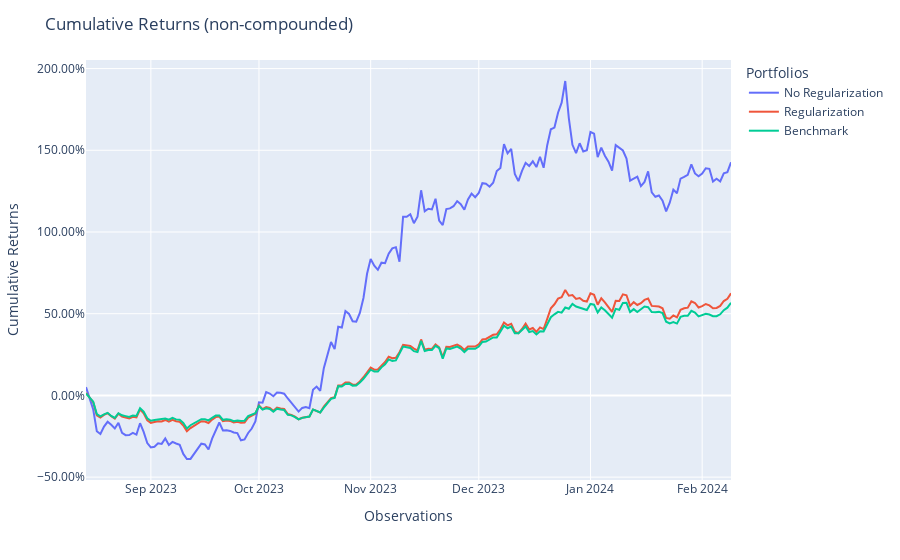

The notebook cell this image was saved under:
### Code cell
#plotting regularization results
benchmark = skfolio.optimization.EqualWeighted()
pred_bench = cross_val_predict(benchmark, X_test, cv=cv)
pred_bench.name = "Benchmark"

pred_no_reg = cross_val_predict(ref_model, X_test, cv=cv)
pred_no_reg.name = "No Regularization"

pred_reg = cross_val_predict(best_model, X_test, cv=cv, n_jobs=-1)
pred_reg.name = "Regularization"

population = skfolio.Population([pred_no_reg, pred_reg, pred_bench])
population.plot_cumulative_returns()

### Figure 1 — Plotly figure (JSON) as saved in the notebook; plotly's stock layout.template omitted (floating-point values rounded to 4 significant figures; data arrays with more than 128 entries replaced by an {"elided": "..."} marker saying what was removed)
{"data": [{"hovertemplate": "variable=No Regularization<br>index=%{x}<br>value=%{y}<extra></extra>", "legendgroup": "No Regularization", "line": {"color": "#636efa", "dash": "solid"}, "marker": {"symbol": "circle"}, "mode": "lines", "name": "No Regularization", "orientation": "v", "showlegend": true, "type": "scatter", "x": {"elided": "180 str values"}, "xaxis": "x", "y": {"elided": "180 float values"}, "yaxis": "y"}, {"hovertemplate": "variable=Regularization<br>index=%{x}<br>value=%{y}<extra></extra>", "legendgroup": "Regularization", "line": {"color": "#EF553B", "dash": "solid"}, "marker": {"symbol": "circle"}, "mode": "lines", "name": "Regularization", "orientation": "v", "showlegend": true, "type": "scatter", "x": {"elided": "180 str values"}, "xaxis": "x", "y": {"elided": "180 float values"}, "yaxis": "y"}, {"hovertemplate": "variable=Benchmark<br>index=%{x}<br>value=%{y}<extra></extra>", "legendgroup": "Benchmark", "line": {"color": "#00cc96", "dash": "solid"}, "marker": {"symbol": "circle"}, "mode": "lines", "name": "Benchmark", "orientation": "v", "showlegend": true, "type": "scatter", "x": {"elided": "180 str values"}, "xaxis": "x", "y": {"elided": "180 float values"}, "yaxis": "y"}], "layout": {"legend": {"title": {"text": "Portfolios"}, "tracegroupgap": 0}, "margin": {"t": 60}, "title": {"text": "Cumulative Returns (non-compounded)"}, "xaxis": {"anchor": "y", "domain": [0, 1], "title": {"text": "Observations"}}, "yaxis": {"anchor": "x", "domain": [0, 1], "tickformat": ".2%", "title": {"text": "Cumulative Returns"}}}}
